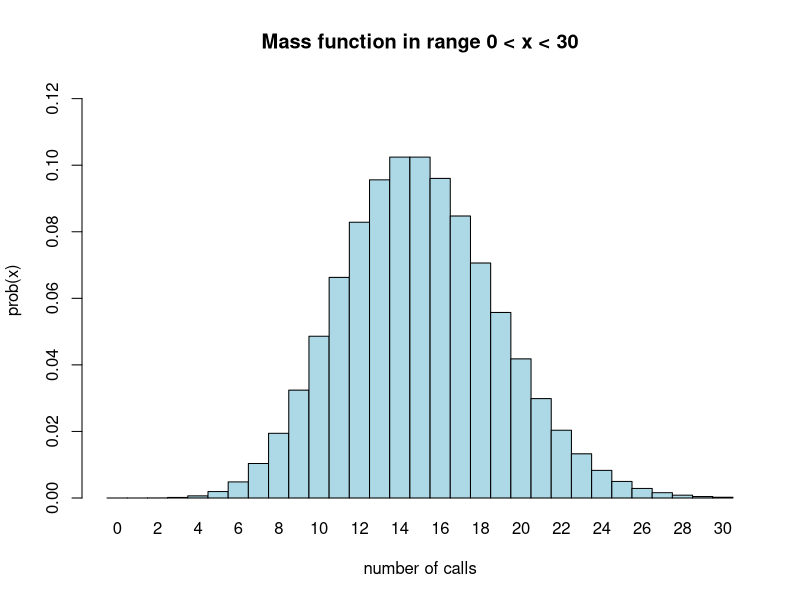
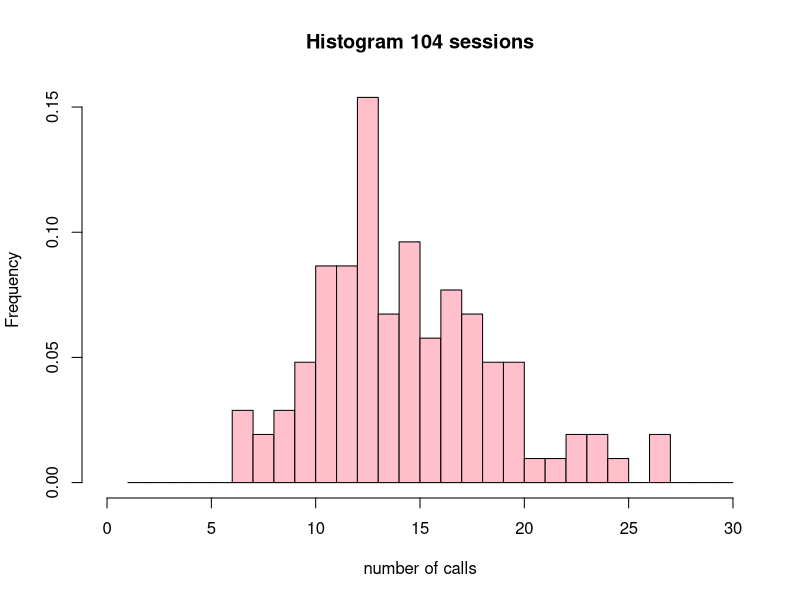

Generate these figures, in order, with R:
## ---- chunk 1
knitr::opts_chunk$set(echo = TRUE)
## ---- chunk 2
L <- 15 #Lambda value: average events (titi calls) in Poisson distribution.
ppois(q = 8, lambda = L, lower.tail=FALSE)

#I have used the ppois function (cumulative) and the option "lowe.tail" to calculate probabilities that are under 8 (X > 8). This was a Diego's idea.
## ---- chunk 3
dpois(x = 0, lambda = L) #Probability of hearing no calls (x=0)
## ---- chunk 4
dpois(x = 3, lambda = L) #Probability of hearing 3 calls (x=3).
## ---- chunk 5
y <- c(0:30)
barplot(dpois(x = y, lambda = L),
  ylim = 0:1/8, #Interval showed in the "Y" axis.
  space = 0,
  names.arg = y, #Used to label each bar of the plot.
  xlab = "number of calls", 
  ylab = "prob(x)", #Name of axis.
  main = "Mass function in range 0 < x < 30", #Title of the plot.
  col="light blue"
        )
#Bar Plot where it is represented the mass function in range 0 ≤ x ≤ 30. 
#I changed the "ppois" function with the "dpois" function in order to calculate the mass function instead of the cumulative function as I did before.
## ---- chunk 6
rpois(n = 104, lambda = L)
#The function "rpois" generate "n" random results following the Poisson's distribution with a given value for lambda.
## ---- chunk 7
sim <- rpois(n = 104, lambda = L) #Necessary to set a vector with the function to apply it to the histogram.
hist(sim,
     xlim = c(0, 30), #To set the limits of the "x" axis (necessary to use "c()" structure).
     xlab = "number of calls",
     ylab = "Frequency",
     main = "Histogram 104 sessions",
     col = "pink",
     breaks = seq(from = 1, to = 30, by = 1), #Used to divide the histogram (Diego's idea)
     probability = TRUE #To show probabilities instead of frequencies (Diego's idea)
     )
#Histogram that shows the probability of the results (number of calls) of 104 "hearing titis" sessions, but only from "0-30 calls" (probabilities higher than 30 are practically 0).
## ---- chunk 8
#Problem 1: Although now it seems obvious, I struggled the most trying to understand what was my "x" values in the first problems. I thought it was the number of the possibles calls within a day, so I could not find any value. SOLUTION: I checked notes from my statistics course (that I had totally forgot) and red Module 8 explanation again so I understood better Poisson's distribution.

#Problem 2: I did not know how to obtain random values in the Poisson's distribution for question 4. SOLUTION: I searched in the "help" section the function "dpois" I had used before to see if there was an option to set random values. In that page I found the explanation for "rpois" function.

#Problem 3: I could not set the "xlim" function in the histogram from question 6, because R told me writing "0:30", as I did in the previous plot, was not correct. The syntax was not indicated in the "help" section for "histogram" either. SOLUTION: I googled it and found an example of a code.
